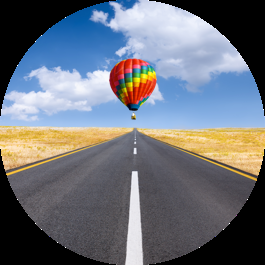
%> input picture balao.png, 265 x 265 px
$ octave projeto8.m   (GNU Octave 9; MATLAB toolbox functions it lacks are replaced by stand-ins)
%> lines starting %> are read from the running program, lines starting %| are printed output that depends on the picture
### imratio.m
function cr = imratio(f1, f2)
%IMRATIO Computes the ratio of the bytes in two images/variables.
%   CR = IMRATIO(F1, F2) returns the ratio of the number of bytes in
%   variables/files F1 and F2. If F1 and F2 are an original and
%   compressed image, respectively, CR is the compression ratio.

%   Copyright 2002-2004 R. C. Gonzalez, R. E. Woods, & S. L. Eddins
%   Digital Image Processing Using MATLAB, Prentice-Hall, 2004
%   $Revision: 1.4 $  $Date: 2003/11/21 13:11:15 $

error(nargchk(2, 2, nargin));         % Check input arguments
cr = bytes(f1) / bytes(f2);           % Compute the ratio

%-------------------------------------------------------------------%
function b = bytes(f)
% Return the number of bytes in input f. If f is a string, assume
% that it is an image filename; if not, it is an image variable.

if ischar(f)
   info = dir(f);        b = info.bytes;
elseif isstruct(f)
   % MATLAB's whos function reports an extra 124 bytes of memory
   % per structure field because of the way MATLAB stores
   % structures in memory.  Don't count this extra memory; instead,
   % add up the memory associated with each field.
   b = 0;
   fields = fieldnames(f);
   for k = 1:length(fields)
      b = b + bytes(f.(fields{k}));
   end
else
   info = whos('f');     b = info.bytes;
end

### projeto8.m
%% Projeto 8
% *Autor:* Marlon da Silva Rogério

%% Referências
% *GONZALEZ, R. C.*, WOODS, R. E. Processamento de Imagens Digitais.
% Editora Edgard Blucher, ISBN São Paulo, 2000.
% *Support MathWorks*, 2021. Disponível em: <https://www.mathworks.com/help/>.
% Acesso em: 18 de julho. de 2021.

% Para uma imagem de seu projeto pessoal ou alguma qualquer outra imagem sem compressão.
%  * Aplique uma compressão de essa imagem (varie algum parâmetro)
%    - JPG
%    - JPG2000
%    - SPIHT (algoritmo que utiliza transformada wavelet)
%  * plote o gráfico PSNR vs  jpg_bp
%    - comente


close all; clear
img_ref =  imread ('balao.png');
%> img_ref is the input picture: size 265x265x3 uint8; mean R, G, B 108.2, 113.1, 121.7

%% JPG
jpg_bp =[];
jpg_psnr =[];

for param1 = 0:5:100
  imwrite(img_ref, 'balao.jpg','Quality', param1);
  img_compress = imread('balao.jpg');
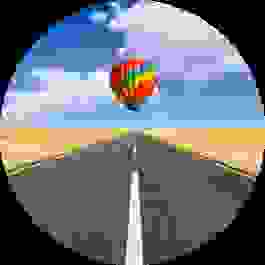
%> img_compress: size 265x265x3 uint8; mean R, G, B 109.6, 113.4, 120.4
  Cr =imratio('balao.png','balao.jpg');
  jpg_bp = [8/Cr jpg_bp];
  jpg_psnr = [psnr(img_ref,img_compress) jpg_psnr];
%> jpg_psnr = 21.25
end

%% JPG2000
jp2_bp =[];
%> jp2_bp = []
jp2_psnr =[];

for param1 = 2:5:150
  imwrite(img_ref, 'balao.jp2','CompressionRatio', param1);
  img_compress = imread('balao.jp2');
  Cr =imratio('balao.png','balao.jp2');
  jp2_bp = [8/Cr jp2_bp];
%> jp2_bp = 6.58
  jp2_psnr = [psnr(img_ref,uint8(img_compress)) jp2_psnr];
%> jp2_psnr = Inf
end

%% SPIHT
sp_bp =[];
%> sp_bp = []
sp_psnr =[];

for param1 = 0.01:0.1:1
  wcompress('c', 'balao.png' ,'balao.wtc', 'spiht' , 'bpp', param1);
%> (this line was passed over: wcompress is not available in this run)
%> (the run ends here)
